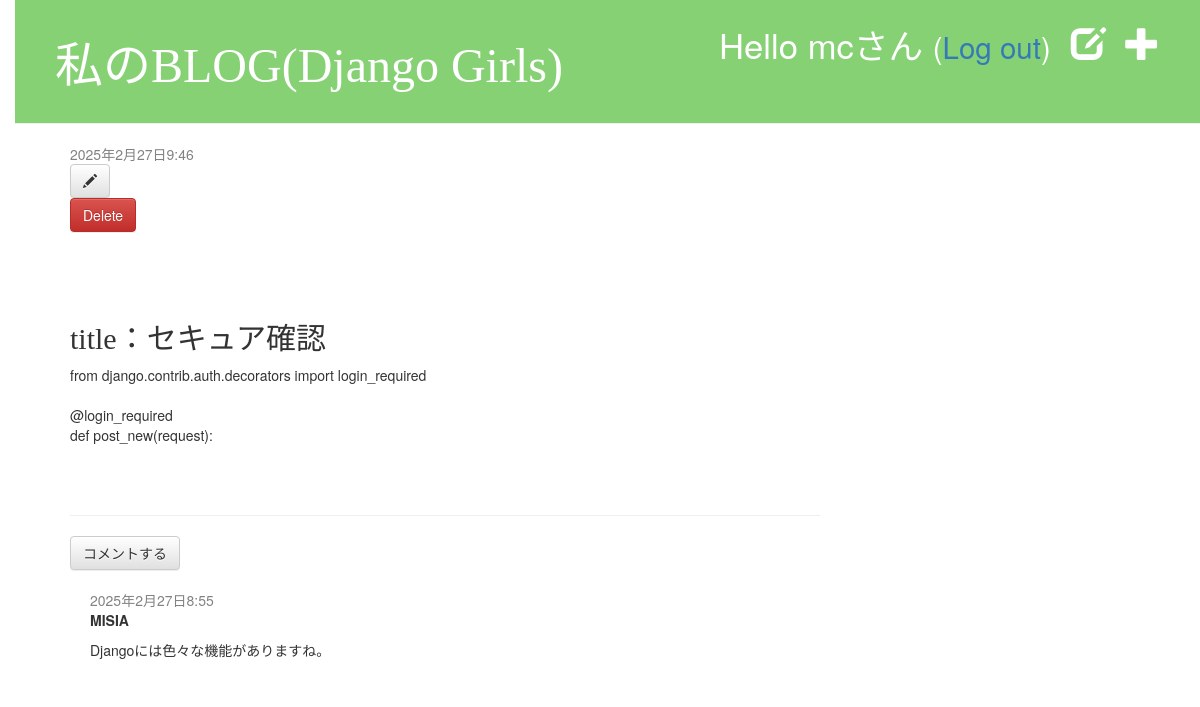
/post/6/ (signed in), run on the app's committed database.
### blog/models.py (models this page shows, shortened)
class Post(models.Model):
    author = models.ForeignKey(settings.AUTH_USER_MODEL, on_delete=models.CASCADE)
    title = models.CharField(max_length=200)
    text = models.TextField()
    created_date = models.DateTimeField(default=timezone.now)
    published_date = models.DateTimeField(blank=True, null=True)

class Comment(models.Model):
    post = models.ForeignKey('blog.Post', on_delete=models.CASCADE, related_name='comments')
    author = models.CharField(max_length=200)
    text = models.TextField()
    created_date = models.DateTimeField(default=timezone.now)
    approved_comment = models.BooleanField(default=False)

### blog/views.py (the view)
# urls.py: path('post/<int:pk>/', views.post_detail, name='post_detail'),
def post_detail(request, pk):
    post = get_object_or_404(Post, pk=pk)
    return render(request, 'blog/post_detail.html', {'post': post})

### blog/templates/blog/post_detail.html (shortened to what this page needs)
{% extends 'blog/base.html' %}
{% block content %}
    <div class="post">
        {% if post.published_date %}
            <div class="date">
                {{ post.published_date }}
            </div>
        {% else %}
            <form method="POST" action="{% url 'post_publish' pk=post.pk %}" class="post-form">{% csrf_token %}
                <button type="submit" class="post btn btn-secondary" name="publish">投稿する</button>
            </form>
        {% endif %}
        {% if user.is_authenticated %}
            <a class="btn btn-default" href="{% url 'post_edit' pk=post.pk %}"><span class="glyphicon glyphicon-pencil"></span></a>
            <form method="POST" action="{% url 'post_remove' pk=post.pk %}" class="post-form">{% csrf_token %}
                <button type="submit" class="post btn btn-danger" name="delete">
                Delete
                </button>
            </form>
        {% endif %}
        <h2>title：{{ post.title}}</h2>
        <p>{{ post.text | linebreaksbr}}</p>
    </div>
    <hr>
    <a class="btn btn-default" href="{% url 'add_comment_to_post' pk=post.pk %}">コメントする</a>
    {% for comment in post.comments.all %}
        {% if user.is_authenticated or comment.approved_comment %}
            <div class="comment">
                <div class="date">
                    {{ comment.created_date }}
                </div>
                <strong>{{ comment.author }}</strong>
                <p>{{ comment.text|linebreaks }}</p>
            </div>
        {% endif %}
    {% empty %}
        <p>まだコメントはありません。</p>
    {% endfor %}
{% endblock%}

### blog/templates/blog/base.html (shortened to what this page needs)
{% load static %}
<!DOCTYPE html>
<html lang="ja">
    <head>
        <link rel="stylesheet" href="//maxcdn.bootstrapcdn.com/bootstrap/3.2.0/css/bootstrap.min.css">
        <link rel="stylesheet" href="//maxcdn.bootstrapcdn.com/bootstrap/3.2.0/css/bootstrap-theme.min.css">
        <link rel="stylesheet" href="{% static 'css/blog.css' %}">
    </head>
    <body>
        <div class="page-header">
            {% if user.is_authenticated %}
                <a href="{% url 'post_new' %}" class="top-menu"><span class="glyphicon glyphicon-plus"></span></a>
                <a href="{% url 'post_draft_list' %}" class="top-menu"><span class="glyphicon glyphicon-edit"></span></a>
                <p class="top-menu">Hello {{ user.username }}さん <small>(<a href="{% url 'logout' %}">Log out</a>)</small></p>
            {% else %}
                <a href="{% url 'login' %}" class="top-menu"><span class="glyphicon glyphicon-lock"></span></a>
            {% endif %}
            <h1><a href="/">私のBLOG(Django Girls)</a></h1>
        </div>
        <div class="content container">
            <div class="row">
                <div class="col-md-8">
                {% block content %}
                {% endblock %}
                </div>
            </div>
        </div>
    <body>
</html>

### blog/static/css/blog.css (style rules this page uses)
h1 a, h2 a { color: #87d175; font-family: 'メイリオ'; }
body { padding-left: 15px; }
.page-header { background-color: #87d175; margin-top: 0; padding: 20px 20px 20px 40px; }
.page-header h1, .page-header h1 a, .page-header h1 a:visited, .page-header h1 a:active { color: #ffffff; font-size: 36pt; text-decoration: none; }
.content { margin-left: 40px; }
h1, h2, h3, h4 { font-family: 'メイリオ'; }
.date { color: #828282; }
.top-menu, .top-menu:hover, .top-menu:visited { color: #ffffff; float: right; font-size: 26pt; margin-right: 20px; }
.post { margin-bottom: 70px; }
.comment { margin: 20px 0px 20px 20px; }

### data on the page
Post: published_date "2025年2月27日9:46", title "セキュア確認", text "from django.contrib.auth.decorators import login_required @login_required def post_new(request):"
Comment: created_date "2025年2月27日8:55", author "MISIA", text "Djangoには色々な機能がありますね。"

### other printed values
{{ user.username }} "mc"
